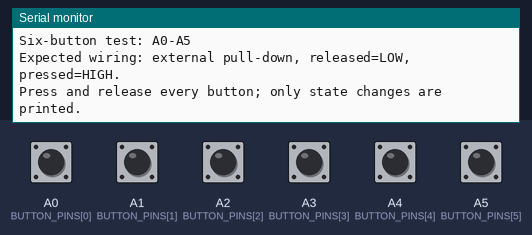
The sketch below on a simulated Arduino Uno, built with avr-gcc and run on an emulated ATmega328P. On the bench: the last lines printed to the serial monitor. The inputs (shaded band) are chosen by the test bench; at power-on: A0 (BUTTON_PINS[0]), A1 (BUTTON_PINS[1]), A2 (BUTTON_PINS[2]), A3 (BUTTON_PINS[3]), A4 (BUTTON_PINS[4]), A5 (BUTTON_PINS[5]) LOW.

Above: at 1.2 s.
1.3 s: A0 (BUTTON_PINS[0]) pulled HIGH for 0.15 s
At 2.6 s:
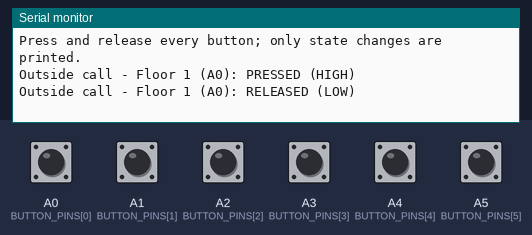
2.9 s: A3 (BUTTON_PINS[3]) pulled HIGH for 0.15 s
At 4.0 s:
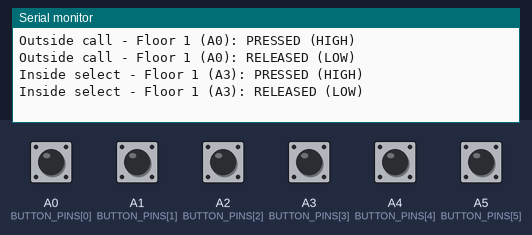
4.5 s: A1 (BUTTON_PINS[1]) pulled HIGH for 0.15 s
At 4.66 s:
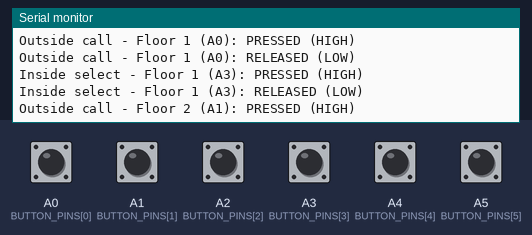
6.1 s: A2 (BUTTON_PINS[2]) pulled HIGH for 0.15 s
At 7.4 s:
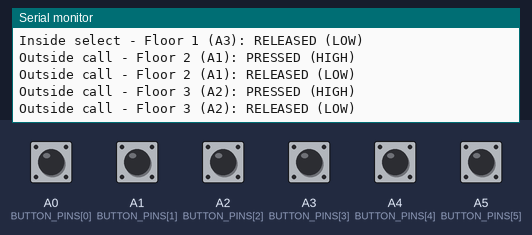
7.7 s: A4 (BUTTON_PINS[4]) pulled HIGH for 0.15 s
At 7.86 s:
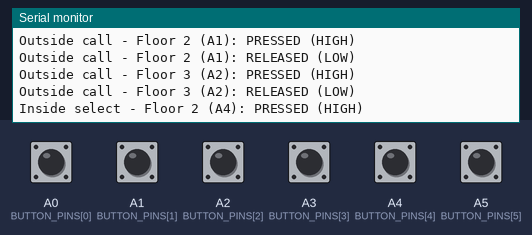
9.3 s: A5 (BUTTON_PINS[5]) pulled HIGH for 0.15 s
At 10.1 s:
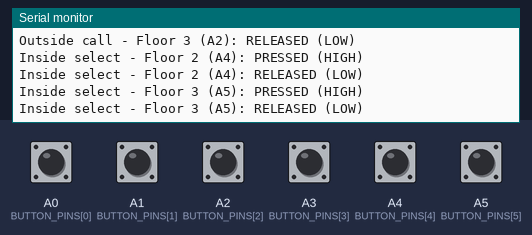

The sketch:

04_six_buttons_test.ino
```cpp
/*
  Test: All six lift buttons
  Keeps the final project's pins:
    Outside call buttons: A0, A1, A2
    Inside destination buttons: A3, A4, A5

  Matches the current controller's assumption: INPUT with external pull-down
  resistors, so released = LOW and pressed = HIGH. Do not use this sketch as-is
  if your wiring instead uses INPUT_PULLUP (pressed = LOW).

  Open Serial Monitor at 9600 baud and press/release each button.
*/

const byte BUTTON_PINS[6] = {A0, A1, A2, A3, A4, A5};
const char *BUTTON_NAMES[6] = {
  "Outside call - Floor 1 (A0)",
  "Outside call - Floor 2 (A1)",
  "Outside call - Floor 3 (A2)",
  "Inside select - Floor 1 (A3)",
  "Inside select - Floor 2 (A4)",
  "Inside select - Floor 3 (A5)"
};

const unsigned long DEBOUNCE_MS = 35;
bool lastRaw[6];
bool stableState[6];
unsigned long lastChangeMs[6];

void setup() {
  Serial.begin(9600);
  for (byte i = 0; i < 6; i++) {
    pinMode(BUTTON_PINS[i], INPUT);
    lastRaw[i] = digitalRead(BUTTON_PINS[i]);
    stableState[i] = lastRaw[i];
    lastChangeMs[i] = millis();
  }

  Serial.println(F("Six-button test: A0-A5"));
  Serial.println(F("Expected wiring: external pull-down, released=LOW, pressed=HIGH."));
  Serial.println(F("Press and release every button; only state changes are printed."));
}

void loop() {
  unsigned long now = millis();

  for (byte i = 0; i < 6; i++) {
    bool raw = digitalRead(BUTTON_PINS[i]);

    if (raw != lastRaw[i]) {
      lastRaw[i] = raw;
      lastChangeMs[i] = now;
    }

    if ((now - lastChangeMs[i]) >= DEBOUNCE_MS && raw != stableState[i]) {
      stableState[i] = raw;
      Serial.print(BUTTON_NAMES[i]);
      Serial.print(F(": "));
      Serial.println(stableState[i] == HIGH ? F("PRESSED (HIGH)") : F("RELEASED (LOW)"));
    }
  }
}
```

Measured:
- after the input at 1.3 s, the serial monitor: prints a new line at once (image 1)
- after the input at 2.9 s, the serial monitor: prints a new line at once (image 2)
- after the input at 4.5 s, the serial monitor: prints a new line at once (image 3)
- after the input at 6.1 s, the serial monitor: prints a new line at once (image 4)
- after the input at 7.7 s, the serial monitor: prints a new line at once (image 5)
- after the input at 9.3 s, the serial monitor: prints a new line at once (image 6)
